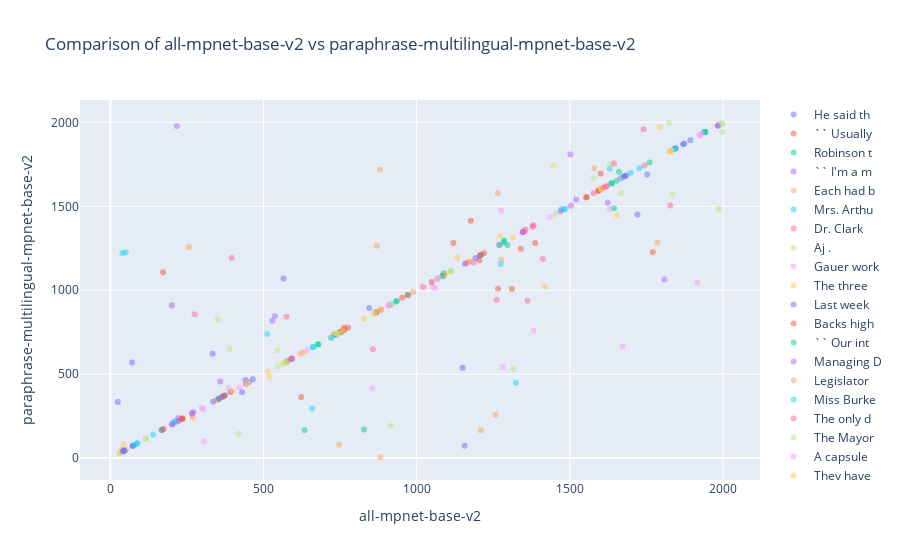
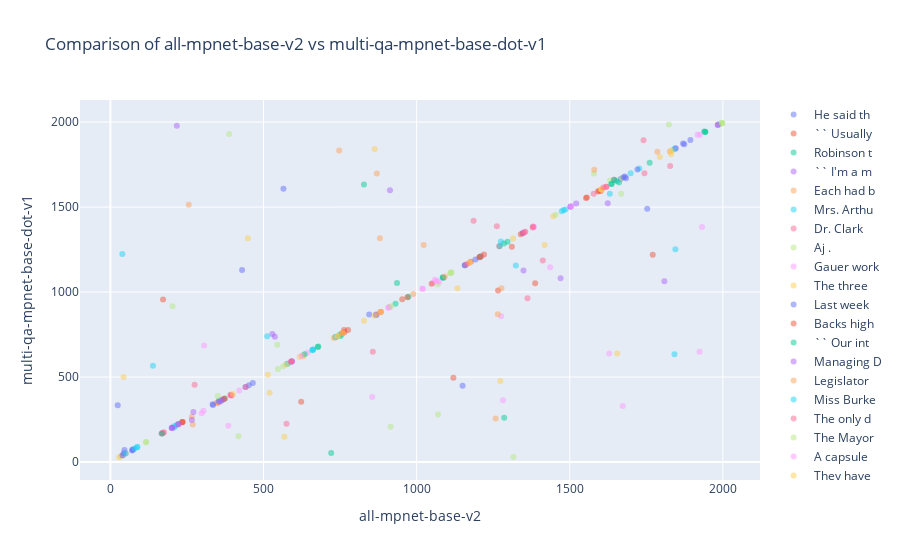
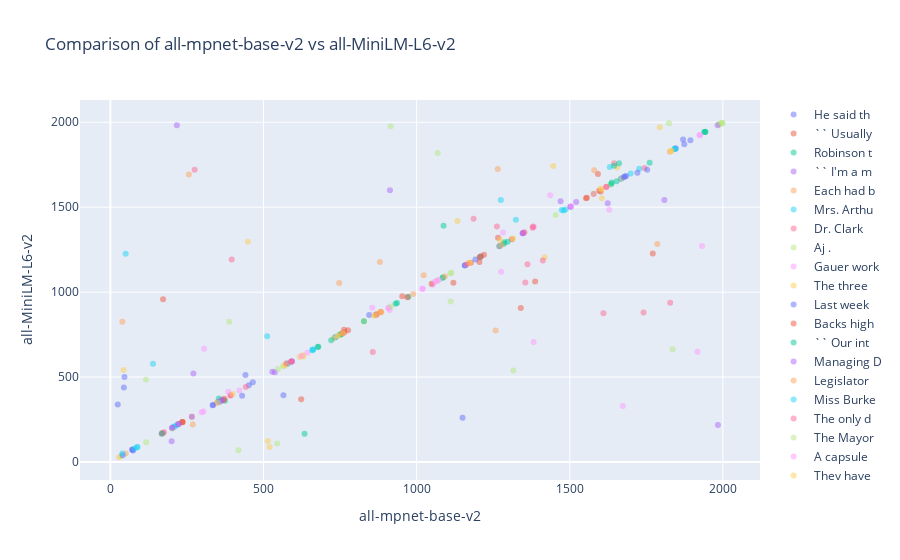

Notebook code for these charts, in order:
### Code cell
rt.show_model_comparison_plots(
    # optional
    ranking_dicts = rt.ranking_dicts,
    target_model = rt.target_ranking_name,
    compared_models = [model_name for model_name in rt.embedding_model_names \
                if model_name != rt.target_ranking_name],
    top_n = 3, 
    alpha = 0.5,
    text_lim = rt.plots_params['text_lim'])
